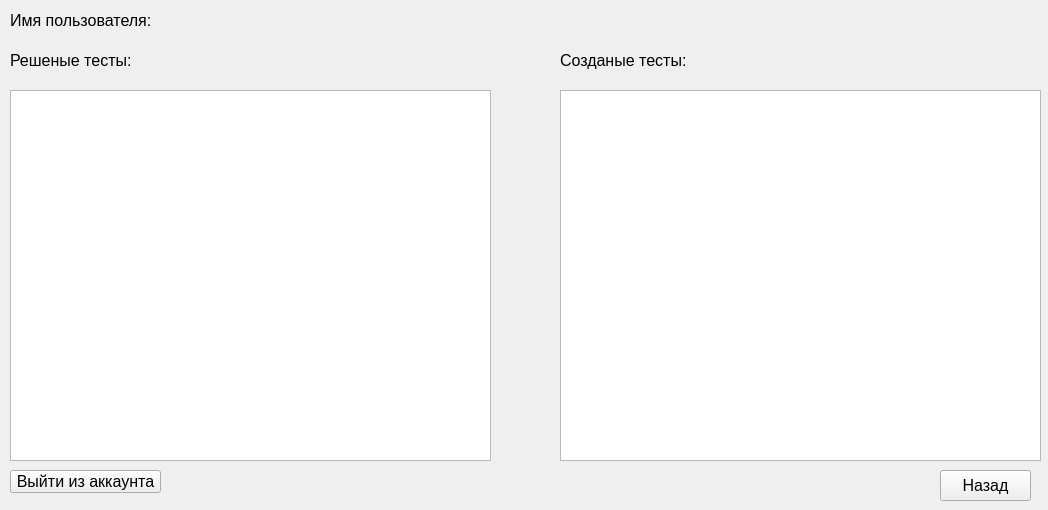
<?xml version="1.0" encoding="UTF-8"?>
<ui version="4.0">
 <class>Form</class>
 <widget class="QWidget" name="Form">
  <property name="geometry">
   <rect>
    <x>0</x>
    <y>0</y>
    <width>1048</width>
    <height>510</height>
   </rect>
  </property>
  <property name="windowTitle">
   <string>Form</string>
  </property>
  <widget class="QLabel" name="label">
   <property name="geometry">
    <rect>
     <x>10</x>
     <y>0</y>
     <width>191</width>
     <height>41</height>
    </rect>
   </property>
   <property name="font">
    <font>
     <pointsize>12</pointsize>
    </font>
   </property>
   <property name="text">
    <string>Имя пользователя:</string>
   </property>
  </widget>
  <widget class="QLabel" name="username">
   <property name="geometry">
    <rect>
     <x>170</x>
     <y>0</y>
     <width>191</width>
     <height>41</height>
    </rect>
   </property>
   <property name="font">
    <font>
     <pointsize>12</pointsize>
    </font>
   </property>
   <property name="text">
    <string/>
   </property>
  </widget>
  <widget class="QLabel" name="label_2">
   <property name="geometry">
    <rect>
     <x>10</x>
     <y>40</y>
     <width>191</width>
     <height>41</height>
    </rect>
   </property>
   <property name="font">
    <font>
     <pointsize>12</pointsize>
    </font>
   </property>
   <property name="text">
    <string>Решеные тесты:</string>
   </property>
  </widget>
  <widget class="QLabel" name="label_3">
   <property name="geometry">
    <rect>
     <x>560</x>
     <y>40</y>
     <width>191</width>
     <height>41</height>
    </rect>
   </property>
   <property name="font">
    <font>
     <pointsize>12</pointsize>
    </font>
   </property>
   <property name="text">
    <string>Созданые тесты:</string>
   </property>
  </widget>
  <widget class="QTableWidget" name="passedtests">
   <property name="geometry">
    <rect>
     <x>10</x>
     <y>90</y>
     <width>481</width>
     <height>371</height>
    </rect>
   </property>
   <property name="font">
    <font>
     <pointsize>10</pointsize>
    </font>
   </property>
  </widget>
  <widget class="QTableWidget" name="createdtests">
   <property name="geometry">
    <rect>
     <x>560</x>
     <y>90</y>
     <width>481</width>
     <height>371</height>
    </rect>
   </property>
   <property name="font">
    <font>
     <pointsize>10</pointsize>
    </font>
   </property>
  </widget>
  <widget class="QPushButton" name="backbtn">
   <property name="geometry">
    <rect>
     <x>940</x>
     <y>470</y>
     <width>91</width>
     <height>31</height>
    </rect>
   </property>
   <property name="font">
    <font>
     <pointsize>12</pointsize>
    </font>
   </property>
   <property name="text">
    <string>Назад</string>
   </property>
  </widget>
  <widget class="QPushButton" name="logoutbtn">
   <property name="geometry">
    <rect>
     <x>10</x>
     <y>470</y>
     <width>151</width>
     <height>23</height>
    </rect>
   </property>
   <property name="font">
    <font>
     <pointsize>12</pointsize>
    </font>
   </property>
   <property name="text">
    <string>Выйти из аккаунта</string>
   </property>
  </widget>
 </widget>
 <resources/>
 <connections/>
</ui>
